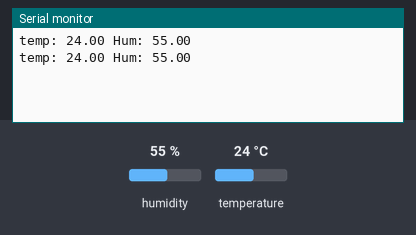
A sketch run on a simulated Arduino Uno, built with avr-gcc and run on an emulated ATmega328P. Parts: the last lines printed to the serial monitor. Inputs (shaded band) come from the test bench; at power-on: humidity 55 %, temperature 24 °C.

Above: at 2.8 s.
2.9 s: humidity set to 22 %
At 5.3 s:
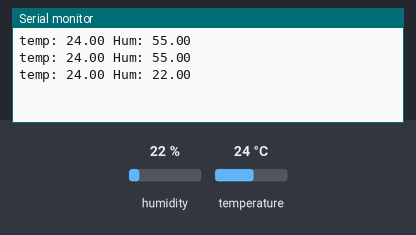
5.6 s: temperature set to 12 °C
At 6.8 s:
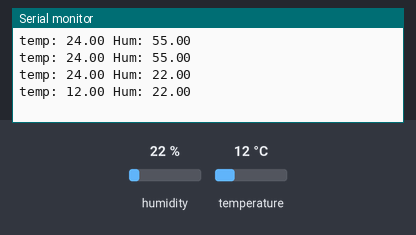
8.3 s: humidity set to 40 %
At 11.6 s:
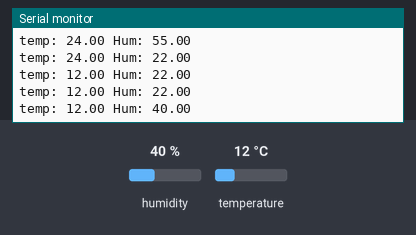
Timing chart, 0 to 13.1 s (numbered marks = the images above; inputs shaded):
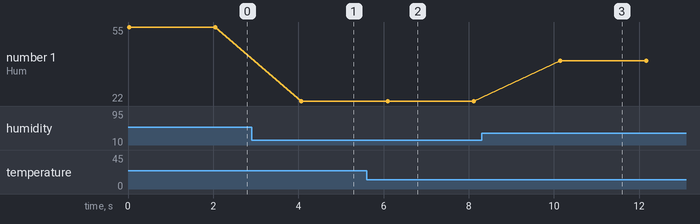

The sketch:

DHT-INDIVIDUAL.ino
```cpp
// (licence header left out)
#include <DHT.h>                                            // LIBRERÍA DHT.

#define DHTPIN 11                                            // DEFINIMOS EL PIN DE CONEXIONADO.
#define DHTTYPE DHT11                                       // DEFINIMOS EL TIPO DE DHT; DHT11 - DHT22.

DHT dht(DHTPIN, DHTTYPE);                                   // DEFINIMOS EL OBJETO DHT.

void setup(){

  Serial.begin(9600);                                       // VELOCIDAD DEL PUERTO DE COMUNICACIÓN - 9600.
  dht.begin();                                              // COMIENZO DE LA FUNCIÓN DHT.

}

void loop() {

  float h = dht.readHumidity();                             // OBTENEMOS EL VALOR DE HUMEDAD.
  float t = dht.readTemperature();                          // OBTENEMOS EL VALOR DE TEMPERATURA.

  Serial.print("temp: ");                                     // IMPRIMIMOS VALORES Y TXT EN PUERTO SERIE.
  Serial.print(t);
  Serial.print(" Hum: ");
  Serial.println(h);

  delay(2000);
}
```

Measured:
- after the input at 2.9 s, the serial monitor: prints a new line after 1.2 s (image 1)
- after the input at 5.6 s, the serial monitor: prints a new line after 0.50 s (image 2)
- after the input at 8.3 s, the serial monitor: prints a new line after 1.8 s (image 3)
- plotted number 1: 55 → 22 after the input at 2.9 s, 22 → 40 after the input at 8.3 s
